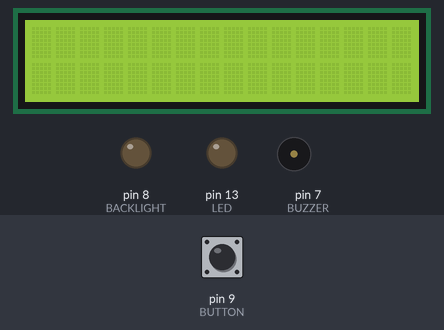
Simulated run of this sketch. Board: Arduino Uno, built with avr-gcc and run on an emulated ATmega328P. Parts: 16×2 character LCD, output pins drawn as LEDs (lit = HIGH), buzzer (waves = sounding). Inputs (shaded band) come from the test bench; at power-on: pin 9 (BUTTON) HIGH.

Above: at 0.1 s.
At 1.6 s:
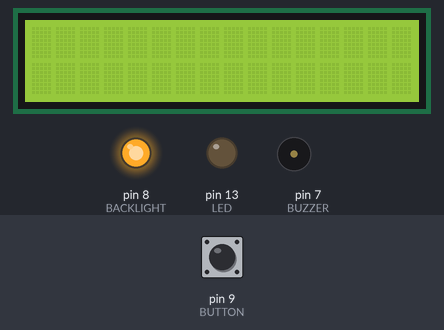
At 2.32 s:
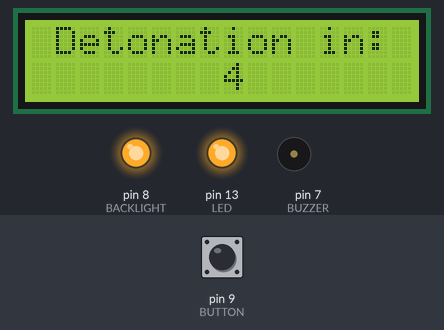
At 3.32 s:
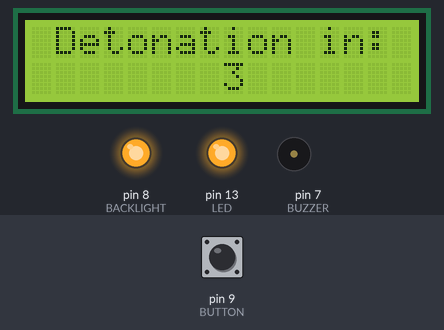
At 6.13 s:
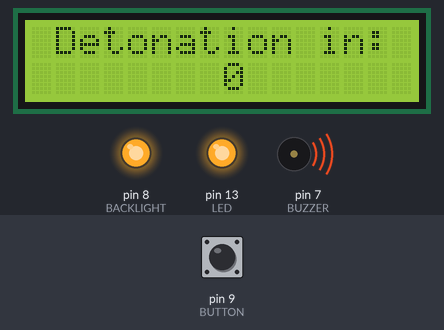
At 7.6 s:
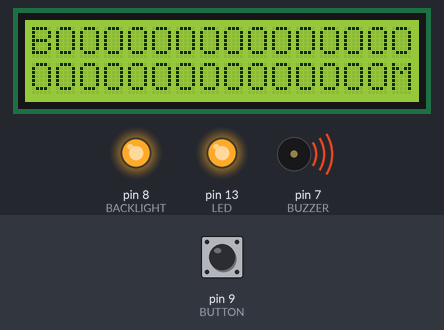
Timing chart, 0 to 40.0 s (numbered marks = the images above):
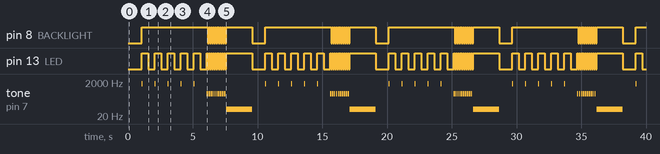

The sketch:

TimeBombVariant.ino
```cpp
// include the library code:
#include <LiquidCrystal.h>

// initialize the library by associating any needed LCD interface pin
// with the arduino pin number it is connected to
const int rs = 1, en = 0;
LiquidCrystal lcd(en, rs, 2, 3, 4, 5); // lcd constructor setup

const int LED = 13; // led pin
const int BACKLIGHT = 8; // lcd backlight pin
const int BUZZER = 7; // buzzer pin
const int BUTTON = 9; // button pin
const int startTime = 5; // bomb timer
int pos = 7;  // countdown number position on lcd

void setup() {

  // set up the LCD's number of columns and rows:
  lcd.begin(16, 2);
  pinMode (BUZZER, OUTPUT);
  pinMode (LED, OUTPUT);
  pinMode (BUTTON, INPUT);
  pinMode (BACKLIGHT, OUTPUT);
}


 void loop() {

    // wait for button press
    while(digitalRead(BUTTON) == LOW){
    delay(100);
    }

    // turn on lcd with delay
    delay(1000);
    digitalWrite(BACKLIGHT, HIGH);

    // countdown to 1 with beeps/lcd blinks as each number counts down
    for(int countDown = startTime; countDown > 0; countDown--)
    {
      if(countDown < 10){ //centers countdown number when number becomes single digit
        pos = 8;
      }
      lcd.setCursor(1, 0);
      lcd.print("Detonation in:");
      lcd.setCursor(pos, 1);
      tone(BUZZER, 1600, 10);
      lcd.print(countDown);
      digitalWrite(LED, HIGH);
      delay(500);
      lcd.clear();
      digitalWrite(LED, LOW);
      delay(500);
    }

    // prints 0 countdown
    lcd.setCursor(1, 0);
    lcd.print("Detonation in:");
    lcd.setCursor(pos, 1);
    lcd.print("0");

    // warning beeps
    for(int countDown = 10; countDown > 0; countDown--)
    {
      tone(BUZZER, 400, 100);
      digitalWrite(BACKLIGHT, HIGH);
      digitalWrite(LED, HIGH);
      delay(75);
      digitalWrite(BACKLIGHT, LOW);
      digitalWrite(LED, LOW);
      delay(75);
    }

    // explosion
    digitalWrite(BACKLIGHT, HIGH);
    lcd.setCursor(0, 0);
    lcd.print("BOOOOOOOOOOOOOOO");
    lcd.setCursor(0, 1);
    lcd.print("OOOOOOOOOOOOOOOM");
    digitalWrite(LED, HIGH);
    tone(BUZZER, 50,2000);
    delay(2000);
    digitalWrite(LED, LOW);

    // turn off lcd
    lcd.clear();
    digitalWrite(BACKLIGHT, LOW);
}
```

Measured:
- by itself, pin 8 (BACKLIGHT): repeats every 9.5 s: 9 × (LOW 0.08 s, HIGH 0.08 s), LOW 0.08 s, HIGH 2.0 s, LOW 1.0 s, HIGH 5.1 s
- by itself, pin 13 (LED): repeats every 9.5 s: 10 × (HIGH 0.08 s, LOW 0.08 s), HIGH 2.0 s, LOW 1.0 s, 5 × (HIGH 0.50 s, LOW 0.50 s)
- by itself, tone on pin 7 (BUZZER): plays 1600 Hz for 0.01 s, 1600 Hz for 0.01 s, 1600 Hz for 0.01 s, 1600 Hz for 0.01 s, 1600 Hz for 0.01 s, 400 Hz for 0.10 s … (65 notes in this stretch)
- what the display in image 1 shows lasts 0.5 s, from 1.6 s to 2.1 s
